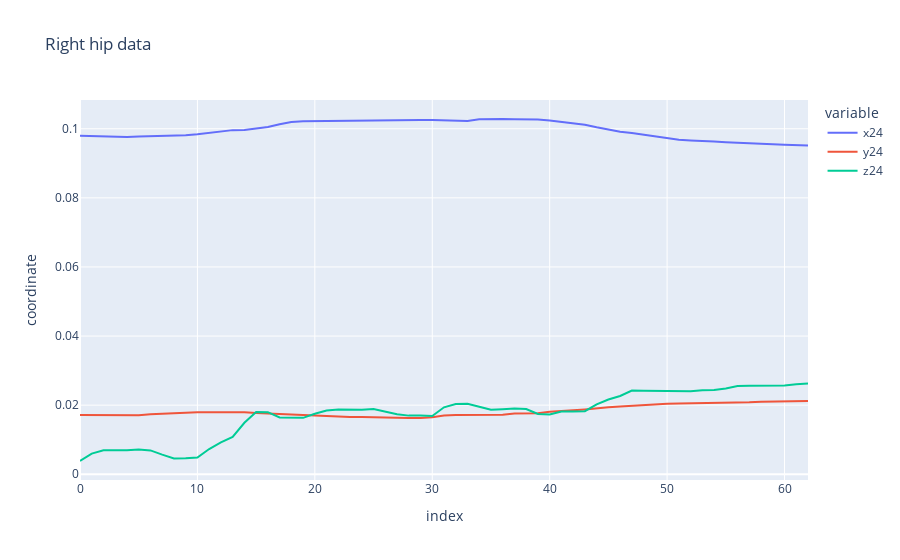

Notebook code cell kept with this figure:
### Code cell
import plotly.subplots as sp
import plotly.graph_objects as go
import plotly.express as px

fig = px.line(df, x=df.index, y=['x24', 'y24', 'z24'], labels={'value': 'coordinate'}, title='Right hip data')

# Show the plot
fig.show()
